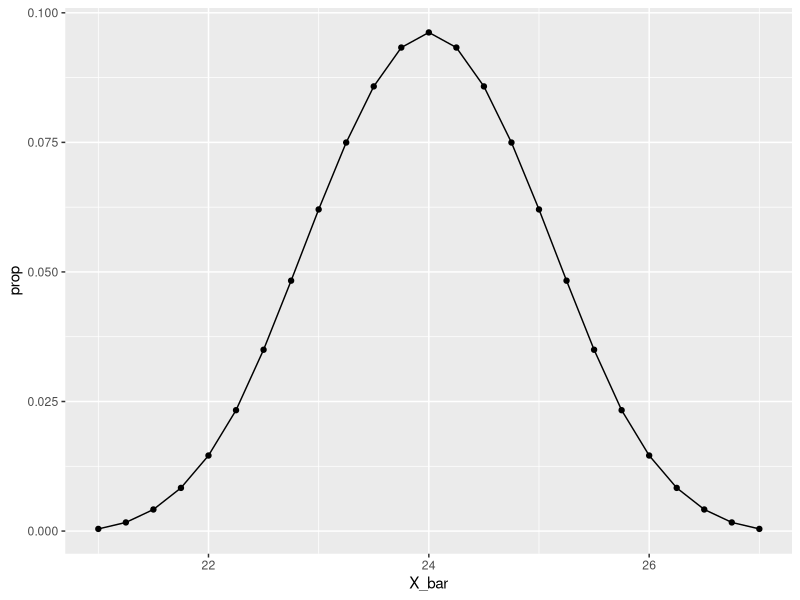
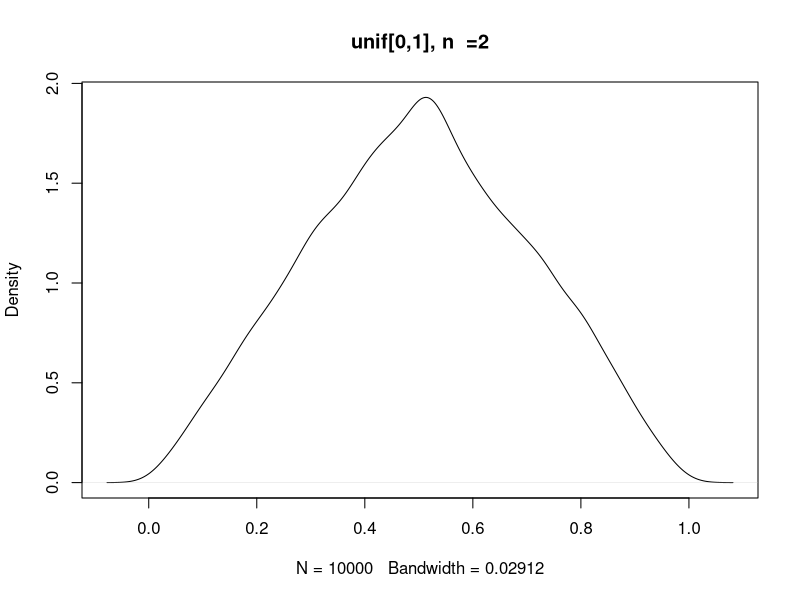
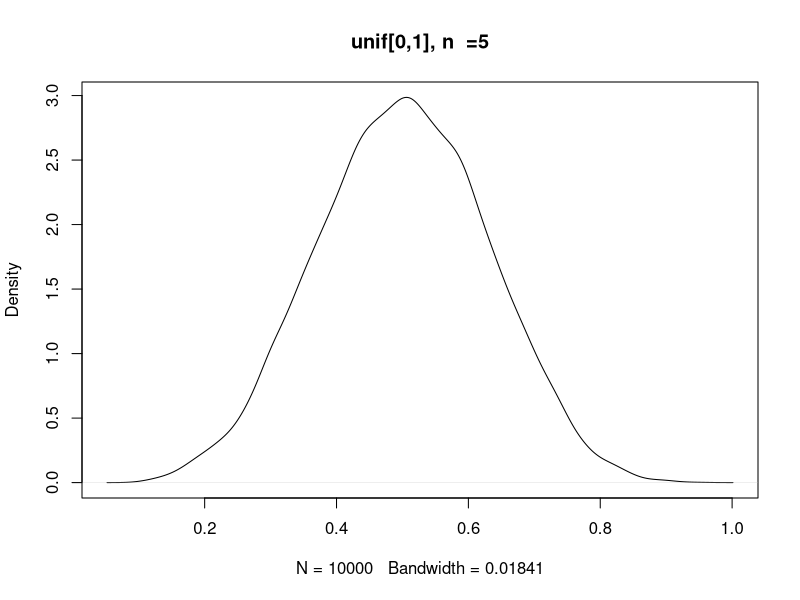
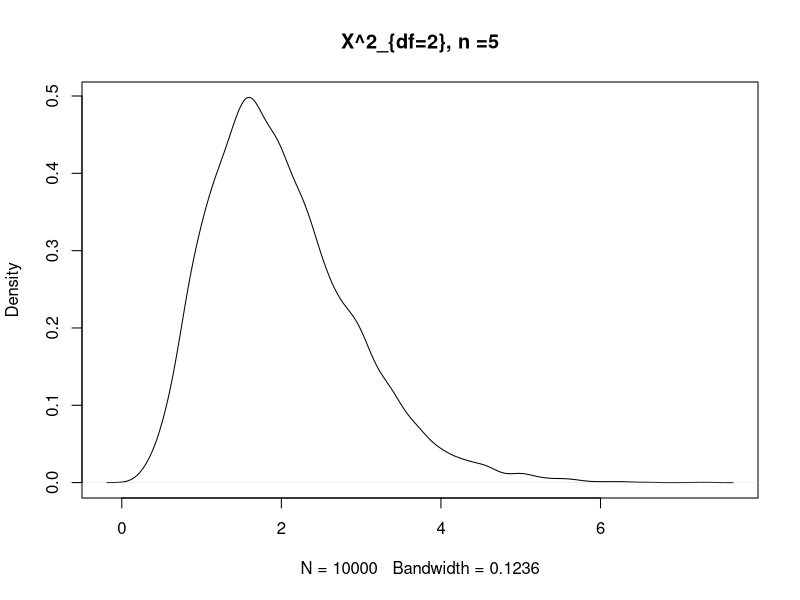
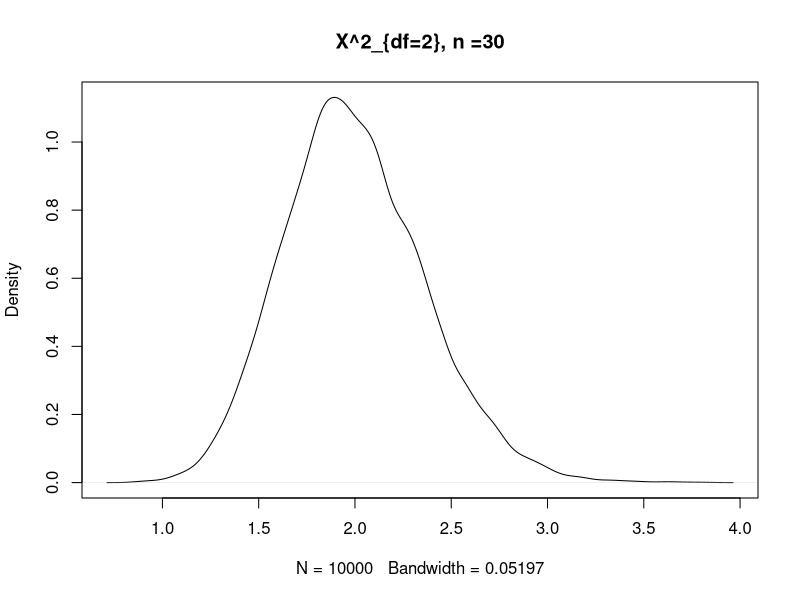
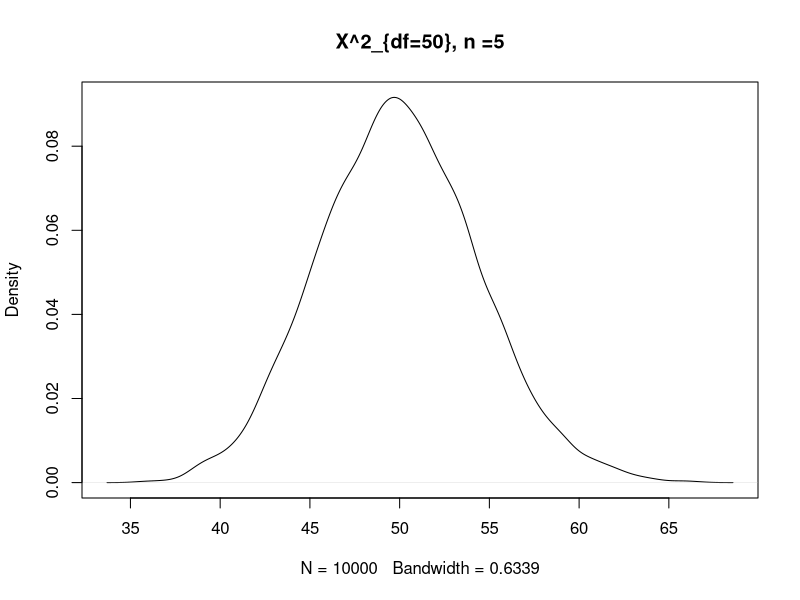
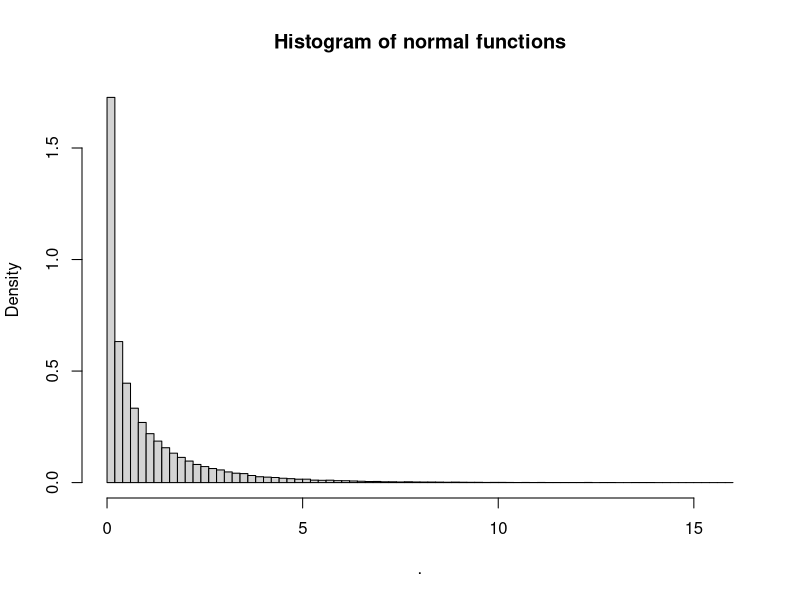
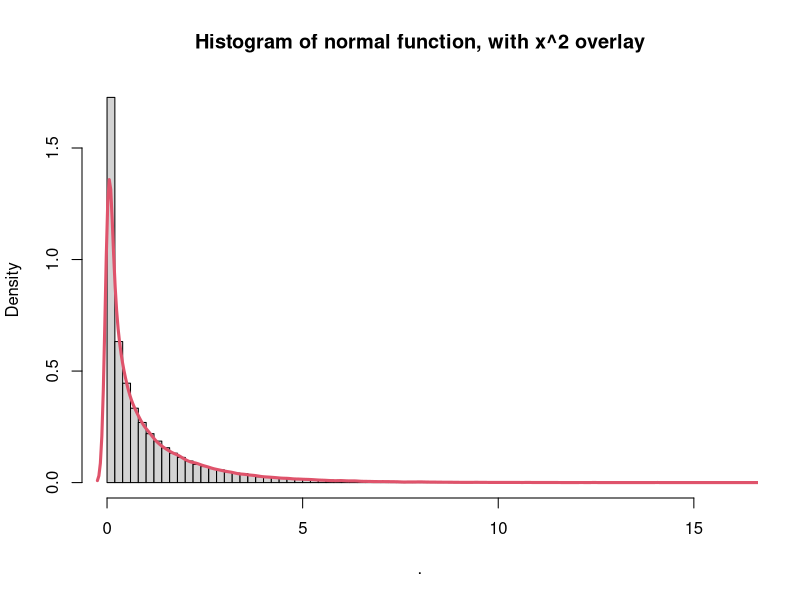

Source code (R) for these figures, in order:
## ---- chunk 1
knitr::opts_chunk$set(echo = TRUE)
set.seed(1)
library(tidyverse)
## ---- chunk 2
X <- c(21, 22, 23, 24, 25 , 26, 27) # vector of our sample
X
## ---- chunk 3
mean_X <- sum(X)/length(X) # explicit formula for mean
mean_X
## ---- chunk 4
#fix
f <- function(x) {
  mean_x <- sum(x)/length(x)
  v <- (x - mean_x)^2 # using the formula for variance of (x - Mu_x)^2
  return(sum(v)/length(v))
}


pop_var <- f(X)
pop_var

## ---- chunk 5

d= expand.grid(X,X,X,X)
head(d)

## ---- chunk 6
d_frame<- as.data.frame(d)  # so that I can 
#use the data frame functionality in R
d_matrix <- d_frame %>% as.matrix() # so i can use matrix functionality in R
funct <- function(x){
  return(mean(x)) #  to calculate the mean of each row
}

d_frame$X_bar <- apply(d_matrix, 1 , funct) 
# applying function to each row d_matrix and saving it to d_frame
head(d_frame)


## ---- chunk 7
freq_table <- d_frame  %>% group_by(X_bar) %>% summarise(frequency=n()) 
# this groups the different X_bars together and forms a count of the different
#X_bars
head(freq_table)
freq_table$prop <- freq_table$frequency/2401 
# dividing by 2401 because that is the number of observations
#and therefore gives us the frequency
head(freq_table)

## ---- chunk 8
freq_table %>% ggplot(aes(x = X_bar, y = prop))  + geom_point() + geom_line()
# geom_point gives the scatter plot, and geom_line fits a curve to the points

## ---- chunk 9
prop <- as.vector(freq_table$prop)
head(prop)
value <- as.vector(freq_table$X_bar)
head(value)
sum(prop*value) # the proportion of each value times it's value
## ---- chunk 10

prop_var<-sum(prop*(value^2)) - (sum(prop*value))^2
# using the variance formula based off the first two moments
prop_var 
## ---- chunk 11
f_2 <- function(x) {
  mean_x <- sum(x)/length(x)
  v <- (x - mean_x)^2
  return(sum(v)/(length(v) -1)) # the varance for the unbiase estimator
}
d_frame$S_square <- apply(d_matrix, 1 , f_2)
head(d_frame)
f_3 <- function(x){
  mean_x <- sum(x)/length(x)
  v<- (x - mean_x)^2
  return(sum(v)/length(v)) # variance for the bias estimator
}
d_frame$sigma_square<- apply(d_matrix, 1, f_3)
head(d_frame)

## ---- chunk 12
bias_s_square <-(mean(d_frame$S_square) - 4)^2 # bias formula
bias_s_square
bias_sigma_square <- (mean(d_frame$sigma_square) - 4)^2 #bias formula
bias_sigma_square
## ---- chunk 13
var_sigma_square <- mean((d_frame$sigma_square^2)) -
  (mean(d_frame$sigma_square))^2 # variance formula based off of moments
MSE_sigma_square <- mean((d_frame$sigma_square - 4)^2)
#explicit MSE formula
MSE_sigma_square
var_sigma_square
bias_sigma_square
## ---- chunk 14
lower <- function(x){
  mean_x <- mean(x)
  sigma = 2
  return( mean_x - qnorm(0.975)*(2/2)) # formula for lower CI for normal
}
d_frame$Lower_CI <- apply(d_matrix, 1 , lower)
# finding the lower bound for the confidence interval for each row
head(d_frame)
upper <- function(x){
  mean_x <- mean(x)
  sigma = 2
  return(mean_x + qnorm(.975)*2/2) # formula for upper CI for normal
  
}
d_frame$Upper_CI<- apply(d_matrix, 1, upper)
# finding the upper bound for the confidence interval for each row
head(d_frame)
d_frame <-d_frame %>% 
  mutate(contains_true = if_else(Lower_CI <= 24 & 24 <= Upper_CI, 1, 0))
# creating a new column  which has a value of 1 if 24 is in the confidence 
#interval, and 0 if it is not
head(d_frame)
mean(d_frame$contains_true) 
# find the proportion of rows which contain the confidence interval which is 
#the proportion of the intervals the includes  \mu = 24


## ---- chunk 15
T <- (mean(c(24,25,26,27)) - 24)/(2/sqrt(4)) # the test statistic
T
p_value<- 2*(1- pnorm(T)) # the formula for the p_value using CLT
p_value
# 

## ---- chunk 16
extreme <-1.5
# this is the difference between the mean of the sample and the expected mean
d_frame<- d_frame %>% 
  mutate(at_least_as_extreme = if_else(abs(X_bar - 24) >= 1.5, 1, 0))
# creating a new column that takes a value of 1 if the X_bar value for that row
# is at least 1.5 away from the actual mean of 24,
# and has a value of 0 otherwise
head(d_frame)
mean(d_frame$at_least_as_extreme)
# the proportion of rows that has an xbar at least 1.5 away from 24

## ---- chunk 17
sample_4m_unif_one<- function(){
  s=runif(2, 0, 1)
  return(mean(s))
}
X_bar=replicate(10000,sample_4m_unif_one())
plot(density(X_bar), main ="unif[0,1], n  =2")
# this is the provided code from the assignment sheet
## ---- chunk 18
sample_4m_unif_two<- function()
  {
s=runif(5, 0, 1)
return(mean(s))
}
X_bar=replicate(10000,sample_4m_unif_two())
plot(density(X_bar), main ="unif[0,1], n  =5") 
# this is the provided code from the assignment sheet

## ---- chunk 19
sample_4m_chisq_one<- function()
  {
s=rchisq(5, df=2)
return(mean(s))
}
X_bar=replicate(10000,sample_4m_chisq_one())
plot(density(X_bar), main = "X^2_{df=2}, n =5")
# this is the provided code from the assignment sheet
## ---- chunk 20
sample_4m_chisq_two<- function()
  {
s=rchisq(30, df=2)
return(mean(s))
}
X_bar=replicate(10000,sample_4m_chisq_two())
plot(density(X_bar), main = "X^2_{df=2}, n =30")
# this is the provided code from the assignment sheet
## ---- chunk 21
sample_4m_chisq_three<- function()
  {
s=rchisq(5, df=50)
return(mean(s))
}
X_bar=replicate(10000,sample_4m_chisq_three())
plot(density(X_bar), main = 
       "X^2_{df=50}, n =5")
# this is the provided code from the assignment sheet
## ---- chunk 22
norm_function <- function(mu = 10, sd = sqrt(16)){
  smple<- rnorm(20, mu,sd)
  L_theta0 <- (2*pi*sd^2)^(-20/2)*exp(-1/(2*sd^2)*sum((smple - mu)^2))
  x_bar <- mean(smple)
  L_theta1<- (2*pi*sd^2)^(-20/2)*exp(-1/(2*sd^2)*sum((smple - x_bar)^2))
  w <- -2*log(L_theta0/L_theta1)
  return(w)
}
# this is the desired function requested for the assimgent

## ---- chunk 23
LRT_vec <- replicate(100000, norm_function()) 
head(LRT_vec)
## ---- chunk 24
 LRT_vec %>%
  hist(freq = FALSE, breaks = 100, main = "Histogram of normal functions")
## ---- chunk 25
amount <- 100000
chisq_sample <- rchisq(amount, 1)
head(chisq_sample)
{
  LRT_vec %>%
    hist(freq = FALSE,
         breaks = 100, main = "Histogram of normal function, with x^2 overlay") 
  lines(density(chisq_sample), col = 490 , lwd = 3) # col gives coloring and lwd 
  # makes it slightly thicker. 
}
# this is the requested graph
## ---- chunk 26
exp_function <- function(Lambda =.1){
  smple <- rexp(20, Lambda)
  L_theta0 <- Lambda^20 *exp(-Lambda *sum(smple))
  MLE <- 1/mean(smple) # this is the MLE for the parameter of an exponential
  L_theta1 <- MLE^20*exp(-MLE*sum(smple))
  w <- -2*log(L_theta0/L_theta1)
  return(w)
}
# this is the requested function for the assignment

## ---- chunk 27
LRT_vect <- replicate(100000, exp_function())
head(LRT_vect)


## ---- chunk 28
hist(LRT_vect, freq = FALSE, breaks= 100, 
     main = "Histogram of exponential functions")
## ---- chunk 29
amount <- 100000
chisq_sample <- rchisq(amount, 1)
head(chisq_sample)
{
  LRT_vect %>%
    hist(freq = FALSE,
         breaks = 100, 
         main = expression(
           "Histogram of exponential functions with X^2  overlay"
           ))
  lines(density(chisq_sample), col = 490, lwd = 3)
}
# this is the requested graph for the assigment

